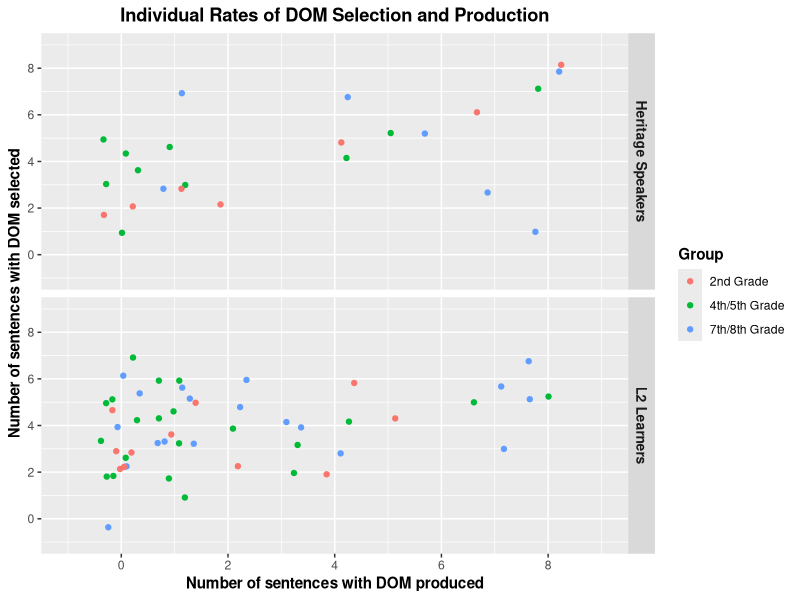
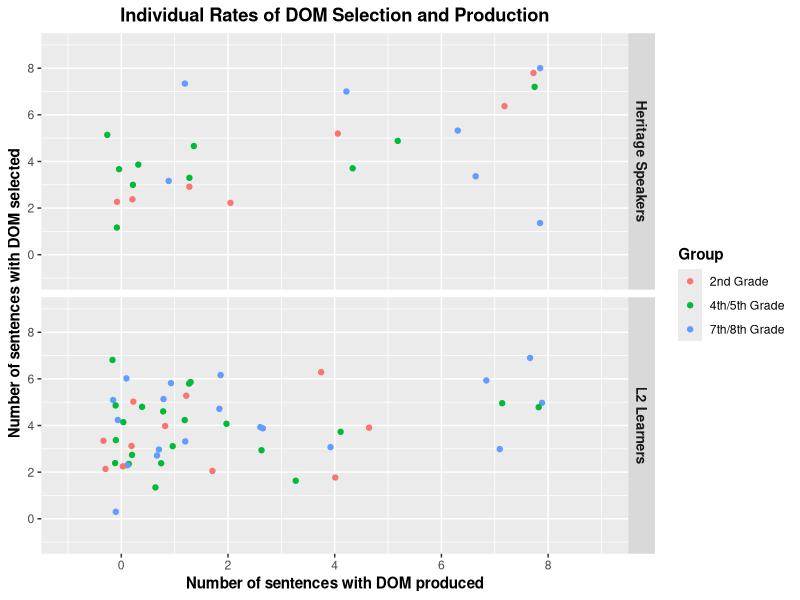

R code for these plots, in order:
library(tidyverse)
library(here)


# Load Data
## Second grade
L2_2_Prod <- read_csv(here("CSV Files", "L2 Learners", "L2 Second DOM Production.csv")) %>% 
  mutate(SpeakerType = "L2 Learners",
         Grade = "2nd Grade")

L2_2_FCT <- read_csv(here("CSV Files", "L2 Learners", "L2 Second DOM FCT.csv")) %>% 
  mutate(SpeakerType = "L2 Learners",
         Grade = "2nd Grade")

HS_2_Prod <- read_csv(here("CSV Files", "Heritage", "Heritage Second DOM Production.csv")) %>% 
  mutate(SpeakerType = "Heritage Speakers",
         Grade = "2nd Grade")

HS_2_FCT <- read_csv(here("CSV Files", "Heritage", "Heritage Second DOM FCT.csv")) %>% 
  mutate(SpeakerType = "Heritage Speakers",
         Grade = "2nd Grade")


## Fourth/fifth grade
L2_45_Prod <- read_csv(here("CSV Files", "L2 Learners", "L2 Fourth and Fifth DOM Production.csv")) %>% 
  mutate(SpeakerType = "L2 Learners",
         Grade = "4th/5th Grade")

L2_45_FCT <- read_csv(here("CSV Files", "L2 Learners", "L2 Fourth and Fifth DOM FCT.csv")) %>% 
  mutate(SpeakerType = "L2 Learners",
         Grade = "4th/5th Grade")

HS_45_Prod <- read_csv(here("CSV Files", "Heritage", "Heritage Fourth and Fifth DOM Production.csv")) %>% 
  mutate(SpeakerType = "Heritage Speakers",
         Grade = "4th/5th Grade")

HS_45_FCT <- read_csv(here("CSV Files", "Heritage", "Heritage Fourth and Fifth DOM FCT.csv")) %>% 
  mutate(SpeakerType = "Heritage Speakers",
         Grade = "4th/5th Grade")


## Seventh/eighth grade
L2_78_Prod <- read_csv(here("CSV Files", "L2 Learners", "L2 Seventh and Eighth DOM Production.csv")) %>% 
  mutate(SpeakerType = "L2 Learners",
         Grade = "7th/8th Grade")

L2_78_FCT <- read_csv(here("CSV Files", "L2 Learners", "L2 Seventh and Eighth DOM FCT.csv")) %>% 
  mutate(SpeakerType = "L2 Learners",
         Grade = "7th/8th Grade")

HS_78_Prod <- read_csv(here("CSV Files", "Heritage", "Heritage Seventh and Eighth DOM Production.csv")) %>% 
  mutate(SpeakerType = "Heritage Speakers",
         Grade = "7th/8th Grade")

HS_78_FCT <- read_csv(here("CSV Files", "Heritage", "Heritage Seventh and Eighth DOM FCT.csv")) %>% 
  mutate(SpeakerType = "Heritage Speakers",
         Grade = "7th/8th Grade")


# Create dataset for L2 learners
## Join groups
L2_Production <- rbind(L2_2_Prod, L2_45_Prod, L2_78_Prod)
L2_FCT <- rbind(L2_2_FCT, L2_45_FCT, L2_78_FCT)


## Create single dataset
L2_Production_Group <- L2_Production %>%
  filter(!is.na(Accuracy)) %>%
  group_by(Part_ID, Grade, SpeakerType) %>%
  summarize(Production = sum(Accuracy))

L2_FCT_Group <- L2_FCT %>%
  filter(!is.na(Accuracy)) %>%
  group_by(Part_ID, Grade, SpeakerType) %>%
  summarize(Selection = sum(Accuracy))

L2_Aggregate = left_join(L2_Production_Group, L2_FCT_Group, by = "Part_ID", "Grade") %>%
  rename(Grade = Grade.x,
         SpeakerType = SpeakerType.x) %>% 
  mutate(Group = "L2 Learners")


# Create dataset for HS learners
## Join groups
HS_Production <- rbind(HS_2_Prod, HS_45_Prod, HS_78_Prod)
HS_FCT <- rbind(HS_2_FCT, HS_45_FCT, HS_78_FCT)


## Create single dataset
HS_Production_Group <- HS_Production %>%
  filter(!is.na(Accuracy)) %>%
  group_by(Part_ID, Grade, SpeakerType) %>%
  summarize(Production = sum(Accuracy))

HS_FCT_Group <- HS_FCT %>%
  filter(!is.na(Accuracy)) %>%
  group_by(Part_ID, Grade, SpeakerType) %>%
  summarize(Selection = sum(Accuracy))

HS_Aggregate = left_join(HS_Production_Group, HS_FCT_Group, by = "Part_ID", "Grade") %>%
  rename(Grade = Grade.x,
         SpeakerType = SpeakerType.x) %>% 
  mutate(Group = "Heritage Speakers")


# Create master dataset
Aggregate <- rbind(L2_Aggregate, HS_Aggregate)
Aggregate$Grade <- factor(Aggregate$Grade, levels = c("2nd Grade", "4th/5th Grade", "7th/8th Grade"))


# Plot individual differences
## Without labels
Ind_Diffs_Plot <- Aggregate %>% 
  ggplot(aes(x = Production, y = Selection)) +
  geom_jitter(mapping = aes(color = Grade)) +
  facet_grid(rows = vars(SpeakerType)) +
  scale_x_continuous(breaks = seq (0, 8, 2),
                     limits = c(-1, 9)) +
  scale_y_continuous(breaks = seq (0, 8, 2),
                     limits = c(-1, 9)) +
  labs(x = "Number of sentences with DOM produced", y = "Number of sentences with DOM selected", title = "Individual Rates of DOM Selection and Production", color = "Group") +
  theme(axis.title = element_text(face = "bold"),
        plot.title = element_text(hjust = 0.5, face = "bold"),
        legend.title = element_text(face = "bold"),
        strip.text = element_text(face = "bold", size = 10))

Ind_Diffs_Plot

ggsave(filename = here("DOM Manuscript (Applied Psycholinguistics)", "Graphs", "AP DOM Figure 5.pdf"),
       plot = Ind_Diffs_Plot,
       device = "pdf",
       width = 6.5,
       height = 4,
       units = "in")